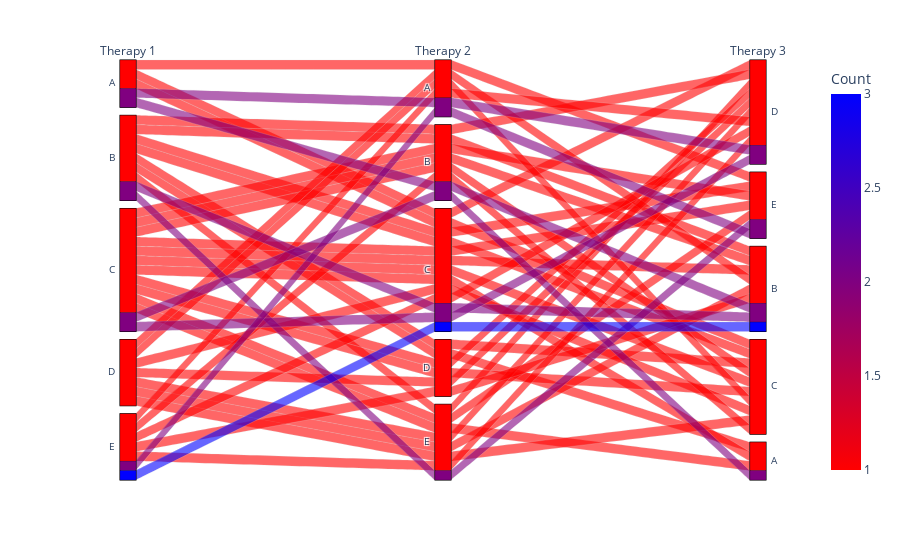

This figure's notebook cell:
### Code cell
import plotly.express as px
import pandas as pd


# Count the number of patients that switch from each therapy
switch_counts = data.groupby(['Therapy1', 'Therapy2', 'Therapy3']).size().reset_index(name='Count')

# Create the Sankey diagram
fig = px.parallel_categories(switch_counts, dimensions=['Therapy1', 'Therapy2', 'Therapy3'], color="Count",
                              color_continuous_scale=["red", "blue"], labels={'Therapy1': 'Therapy 1', 
                                                                               'Therapy2': 'Therapy 2', 
                                                                               'Therapy3': 'Therapy 3'})

# Show the plot
fig.show()

### Figure 1 — Plotly figure (JSON) as saved in the notebook; plotly's stock layout.template omitted (floating-point values rounded to 4 significant figures)
{"data": [{"dimensions": [{"label": "Therapy 1", "values": ["A", "A", "A", "A", "A", "B", "B", "B", "B", "B", "B", "B", "B", "B", "C", "C", "C", "C", "C", "C", "C", "C", "C", "C", "C", "C", "C", "D", "D", "D", "D", "D", "D", "D", "E", "E", "E", "E", "E", "E", "E"]}, {"label": "Therapy 2", "values": ["A", "A", "B", "C", "C", "B", "B", "C", "C", "C", "D", "D", "E", "E", "B", "B", "B", "B", "C", "C", "C", "C", "C", "D", "D", "E", "E", "A", "A", "C", "D", "E", "E", "E", "A", "A", "B", "C", "C", "D", "E"]}, {"label": "Therapy 3", "values": ["D", "E", "B", "C", "D", "B", "D", "B", "C", "E", "A", "C", "D", "E", "A", "B", "C", "E", "A", "B", "C", "D", "E", "C", "D", "A", "E", "B", "C", "C", "D", "B", "C", "D", "D", "E", "C", "B", "D", "B", "D"]}], "domain": {"x": [0, 1], "y": [0, 1]}, "line": {"color": [2, 1, 2, 1, 1, 1, 1, 2, 1, 1, 1, 1, 1, 2, 2, 1, 1, 1, 1, 1, 1, 2, 1, 1, 1, 1, 1, 1, 1, 1, 1, 1, 1, 1, 1, 2, 1, 3, 1, 1, 1], "coloraxis": "coloraxis"}, "name": "", "type": "parcats"}], "layout": {"coloraxis": {"colorbar": {"title": {"text": "Count"}}, "colorscale": [[0, "red"], [1, "blue"]]}, "legend": {"tracegroupgap": 0}, "margin": {"t": 60}}}
